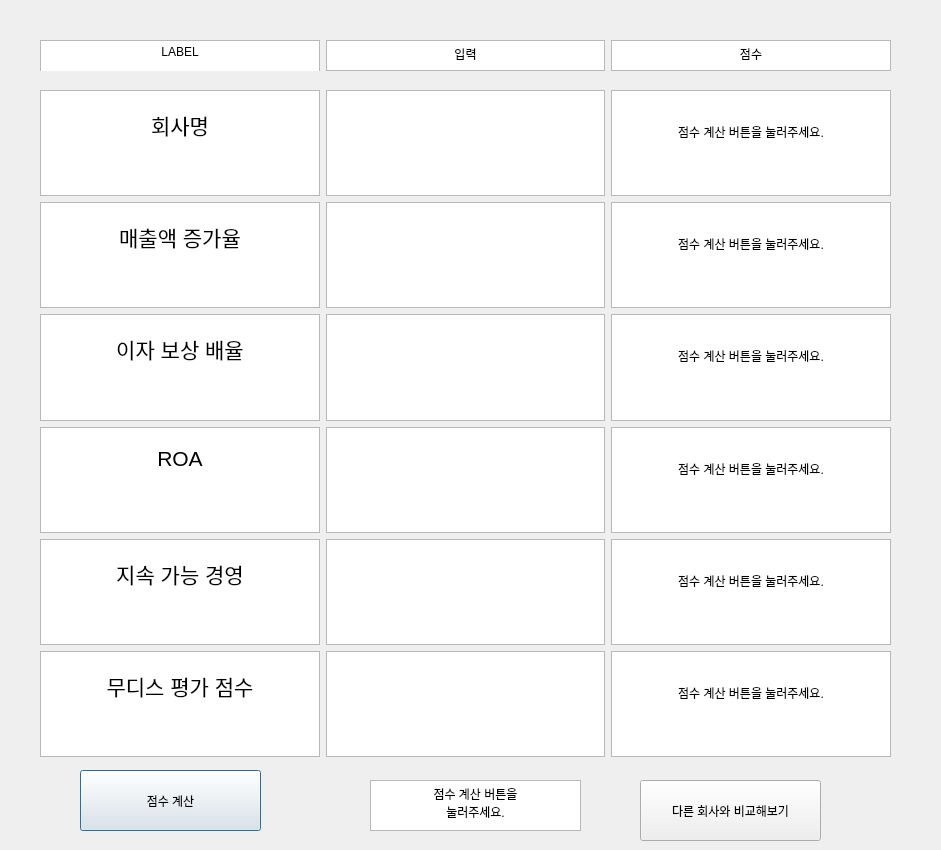
<?xml version="1.0" encoding="UTF-8"?>
<ui version="4.0">
 <class>Dialog</class>
 <widget class="QDialog" name="Dialog">
  <property name="geometry">
   <rect>
    <x>0</x>
    <y>0</y>
    <width>941</width>
    <height>850</height>
   </rect>
  </property>
  <property name="windowTitle">
   <string>Dialog</string>
  </property>
  <widget class="QWidget" name="verticalLayoutWidget">
   <property name="geometry">
    <rect>
     <x>40</x>
     <y>90</y>
     <width>851</width>
     <height>667</height>
    </rect>
   </property>
   <layout class="QVBoxLayout" name="verticalLayout">
    <item>
     <layout class="QHBoxLayout" name="horizontalLayout">
      <item>
       <widget class="QTextEdit" name="InputName1">
        <property name="html">
         <string>&lt;!DOCTYPE HTML PUBLIC &quot;-//W3C//DTD HTML 4.0//EN&quot; &quot;http://www.w3.org/TR/REC-html40/strict.dtd&quot;&gt;
&lt;html&gt;&lt;head&gt;&lt;meta name=&quot;qrichtext&quot; content=&quot;1&quot; /&gt;&lt;style type=&quot;text/css&quot;&gt;
p, li { white-space: pre-wrap; }
&lt;/style&gt;&lt;/head&gt;&lt;body style=&quot; font-family:'Gulim'; font-size:9pt; font-weight:400; font-style:normal;&quot;&gt;
&lt;p style=&quot;-qt-paragraph-type:empty; margin-top:0px; margin-bottom:0px; margin-left:0px; margin-right:0px; -qt-block-indent:0; text-indent:0px;&quot;&gt;&lt;br /&gt;&lt;/p&gt;
&lt;p align=&quot;center&quot; style=&quot; margin-top:0px; margin-bottom:0px; margin-left:0px; margin-right:0px; -qt-block-indent:0; text-indent:0px;&quot;&gt;&lt;span style=&quot; font-size:16pt;&quot;&gt;회사명&lt;/span&gt;&lt;/p&gt;
&lt;p align=&quot;center&quot; style=&quot;-qt-paragraph-type:empty; margin-top:0px; margin-bottom:0px; margin-left:0px; margin-right:0px; -qt-block-indent:0; text-indent:0px;&quot;&gt;&lt;br /&gt;&lt;/p&gt;&lt;/body&gt;&lt;/html&gt;</string>
        </property>
       </widget>
      </item>
      <item>
       <widget class="QTextEdit" name="Input1"/>
      </item>
      <item>
       <widget class="QTextEdit" name="Score1">
        <property name="html">
         <string>&lt;!DOCTYPE HTML PUBLIC &quot;-//W3C//DTD HTML 4.0//EN&quot; &quot;http://www.w3.org/TR/REC-html40/strict.dtd&quot;&gt;
&lt;html&gt;&lt;head&gt;&lt;meta name=&quot;qrichtext&quot; content=&quot;1&quot; /&gt;&lt;style type=&quot;text/css&quot;&gt;
p, li { white-space: pre-wrap; }
&lt;/style&gt;&lt;/head&gt;&lt;body style=&quot; font-family:'Gulim'; font-size:9pt; font-weight:400; font-style:normal;&quot;&gt;
&lt;p style=&quot;-qt-paragraph-type:empty; margin-top:0px; margin-bottom:0px; margin-left:0px; margin-right:0px; -qt-block-indent:0; text-indent:0px;&quot;&gt;&lt;br /&gt;&lt;/p&gt;
&lt;p align=&quot;center&quot; style=&quot;-qt-paragraph-type:empty; margin-top:0px; margin-bottom:0px; margin-left:0px; margin-right:0px; -qt-block-indent:0; text-indent:0px;&quot;&gt;&lt;br /&gt;&lt;/p&gt;
&lt;p align=&quot;center&quot; style=&quot; margin-top:0px; margin-bottom:0px; margin-left:0px; margin-right:0px; -qt-block-indent:0; text-indent:0px;&quot;&gt;점수 계산 버튼을 눌러주세요.&lt;/p&gt;&lt;/body&gt;&lt;/html&gt;</string>
        </property>
       </widget>
      </item>
     </layout>
    </item>
    <item>
     <layout class="QHBoxLayout" name="horizontalLayout_3">
      <item>
       <widget class="QTextEdit" name="InputName2">
        <property name="html">
         <string>&lt;!DOCTYPE HTML PUBLIC &quot;-//W3C//DTD HTML 4.0//EN&quot; &quot;http://www.w3.org/TR/REC-html40/strict.dtd&quot;&gt;
&lt;html&gt;&lt;head&gt;&lt;meta name=&quot;qrichtext&quot; content=&quot;1&quot; /&gt;&lt;style type=&quot;text/css&quot;&gt;
p, li { white-space: pre-wrap; }
&lt;/style&gt;&lt;/head&gt;&lt;body style=&quot; font-family:'Gulim'; font-size:9pt; font-weight:400; font-style:normal;&quot;&gt;
&lt;p style=&quot;-qt-paragraph-type:empty; margin-top:0px; margin-bottom:0px; margin-left:0px; margin-right:0px; -qt-block-indent:0; text-indent:0px;&quot;&gt;&lt;br /&gt;&lt;/p&gt;
&lt;p align=&quot;center&quot; style=&quot; margin-top:0px; margin-bottom:0px; margin-left:0px; margin-right:0px; -qt-block-indent:0; text-indent:0px;&quot;&gt;&lt;span style=&quot; font-size:16pt;&quot;&gt;매출액 증가율&lt;/span&gt;&lt;/p&gt;
&lt;p align=&quot;center&quot; style=&quot;-qt-paragraph-type:empty; margin-top:0px; margin-bottom:0px; margin-left:0px; margin-right:0px; -qt-block-indent:0; text-indent:0px;&quot;&gt;&lt;br /&gt;&lt;/p&gt;&lt;/body&gt;&lt;/html&gt;</string>
        </property>
       </widget>
      </item>
      <item>
       <widget class="QTextEdit" name="Input2"/>
      </item>
      <item>
       <widget class="QTextEdit" name="Score2">
        <property name="html">
         <string>&lt;!DOCTYPE HTML PUBLIC &quot;-//W3C//DTD HTML 4.0//EN&quot; &quot;http://www.w3.org/TR/REC-html40/strict.dtd&quot;&gt;
&lt;html&gt;&lt;head&gt;&lt;meta name=&quot;qrichtext&quot; content=&quot;1&quot; /&gt;&lt;style type=&quot;text/css&quot;&gt;
p, li { white-space: pre-wrap; }
&lt;/style&gt;&lt;/head&gt;&lt;body style=&quot; font-family:'Gulim'; font-size:9pt; font-weight:400; font-style:normal;&quot;&gt;
&lt;p style=&quot;-qt-paragraph-type:empty; margin-top:0px; margin-bottom:0px; margin-left:0px; margin-right:0px; -qt-block-indent:0; text-indent:0px;&quot;&gt;&lt;br /&gt;&lt;/p&gt;
&lt;p align=&quot;center&quot; style=&quot;-qt-paragraph-type:empty; margin-top:0px; margin-bottom:0px; margin-left:0px; margin-right:0px; -qt-block-indent:0; text-indent:0px;&quot;&gt;&lt;br /&gt;&lt;/p&gt;
&lt;p align=&quot;center&quot; style=&quot; margin-top:0px; margin-bottom:0px; margin-left:0px; margin-right:0px; -qt-block-indent:0; text-indent:0px;&quot;&gt;점수 계산 버튼을 눌러주세요.&lt;/p&gt;&lt;/body&gt;&lt;/html&gt;</string>
        </property>
       </widget>
      </item>
     </layout>
    </item>
    <item>
     <layout class="QHBoxLayout" name="horizontalLayout_2">
      <item>
       <widget class="QTextEdit" name="InputName3">
        <property name="html">
         <string>&lt;!DOCTYPE HTML PUBLIC &quot;-//W3C//DTD HTML 4.0//EN&quot; &quot;http://www.w3.org/TR/REC-html40/strict.dtd&quot;&gt;
&lt;html&gt;&lt;head&gt;&lt;meta name=&quot;qrichtext&quot; content=&quot;1&quot; /&gt;&lt;style type=&quot;text/css&quot;&gt;
p, li { white-space: pre-wrap; }
&lt;/style&gt;&lt;/head&gt;&lt;body style=&quot; font-family:'Gulim'; font-size:9pt; font-weight:400; font-style:normal;&quot;&gt;
&lt;p style=&quot;-qt-paragraph-type:empty; margin-top:0px; margin-bottom:0px; margin-left:0px; margin-right:0px; -qt-block-indent:0; text-indent:0px;&quot;&gt;&lt;br /&gt;&lt;/p&gt;
&lt;p align=&quot;center&quot; style=&quot; margin-top:0px; margin-bottom:0px; margin-left:0px; margin-right:0px; -qt-block-indent:0; text-indent:0px;&quot;&gt;&lt;span style=&quot; font-size:16pt;&quot;&gt;이자 보상 배율&lt;/span&gt;&lt;/p&gt;&lt;/body&gt;&lt;/html&gt;</string>
        </property>
       </widget>
      </item>
      <item>
       <widget class="QTextEdit" name="Input3"/>
      </item>
      <item>
       <widget class="QTextEdit" name="Score3">
        <property name="html">
         <string>&lt;!DOCTYPE HTML PUBLIC &quot;-//W3C//DTD HTML 4.0//EN&quot; &quot;http://www.w3.org/TR/REC-html40/strict.dtd&quot;&gt;
&lt;html&gt;&lt;head&gt;&lt;meta name=&quot;qrichtext&quot; content=&quot;1&quot; /&gt;&lt;style type=&quot;text/css&quot;&gt;
p, li { white-space: pre-wrap; }
&lt;/style&gt;&lt;/head&gt;&lt;body style=&quot; font-family:'Gulim'; font-size:9pt; font-weight:400; font-style:normal;&quot;&gt;
&lt;p style=&quot;-qt-paragraph-type:empty; margin-top:0px; margin-bottom:0px; margin-left:0px; margin-right:0px; -qt-block-indent:0; text-indent:0px;&quot;&gt;&lt;br /&gt;&lt;/p&gt;
&lt;p align=&quot;center&quot; style=&quot;-qt-paragraph-type:empty; margin-top:0px; margin-bottom:0px; margin-left:0px; margin-right:0px; -qt-block-indent:0; text-indent:0px;&quot;&gt;&lt;br /&gt;&lt;/p&gt;
&lt;p align=&quot;center&quot; style=&quot; margin-top:0px; margin-bottom:0px; margin-left:0px; margin-right:0px; -qt-block-indent:0; text-indent:0px;&quot;&gt;점수 계산 버튼을 눌러주세요.&lt;/p&gt;&lt;/body&gt;&lt;/html&gt;</string>
        </property>
       </widget>
      </item>
     </layout>
    </item>
    <item>
     <layout class="QHBoxLayout" name="horizontalLayout_4">
      <item>
       <widget class="QTextEdit" name="InputName4">
        <property name="html">
         <string>&lt;!DOCTYPE HTML PUBLIC &quot;-//W3C//DTD HTML 4.0//EN&quot; &quot;http://www.w3.org/TR/REC-html40/strict.dtd&quot;&gt;
&lt;html&gt;&lt;head&gt;&lt;meta name=&quot;qrichtext&quot; content=&quot;1&quot; /&gt;&lt;style type=&quot;text/css&quot;&gt;
p, li { white-space: pre-wrap; }
&lt;/style&gt;&lt;/head&gt;&lt;body style=&quot; font-family:'Gulim'; font-size:9pt; font-weight:400; font-style:normal;&quot;&gt;
&lt;p style=&quot;-qt-paragraph-type:empty; margin-top:0px; margin-bottom:0px; margin-left:0px; margin-right:0px; -qt-block-indent:0; text-indent:0px;&quot;&gt;&lt;br /&gt;&lt;/p&gt;
&lt;p align=&quot;center&quot; style=&quot; margin-top:0px; margin-bottom:0px; margin-left:0px; margin-right:0px; -qt-block-indent:0; text-indent:0px;&quot;&gt;&lt;span style=&quot; font-size:16pt;&quot;&gt;ROA&lt;/span&gt;&lt;/p&gt;
&lt;p align=&quot;center&quot; style=&quot;-qt-paragraph-type:empty; margin-top:0px; margin-bottom:0px; margin-left:0px; margin-right:0px; -qt-block-indent:0; text-indent:0px;&quot;&gt;&lt;br /&gt;&lt;/p&gt;&lt;/body&gt;&lt;/html&gt;</string>
        </property>
       </widget>
      </item>
      <item>
       <widget class="QTextEdit" name="Input4"/>
      </item>
      <item>
       <widget class="QTextEdit" name="Score4">
        <property name="html">
         <string>&lt;!DOCTYPE HTML PUBLIC &quot;-//W3C//DTD HTML 4.0//EN&quot; &quot;http://www.w3.org/TR/REC-html40/strict.dtd&quot;&gt;
&lt;html&gt;&lt;head&gt;&lt;meta name=&quot;qrichtext&quot; content=&quot;1&quot; /&gt;&lt;style type=&quot;text/css&quot;&gt;
p, li { white-space: pre-wrap; }
&lt;/style&gt;&lt;/head&gt;&lt;body style=&quot; font-family:'Gulim'; font-size:9pt; font-weight:400; font-style:normal;&quot;&gt;
&lt;p style=&quot;-qt-paragraph-type:empty; margin-top:0px; margin-bottom:0px; margin-left:0px; margin-right:0px; -qt-block-indent:0; text-indent:0px;&quot;&gt;&lt;br /&gt;&lt;/p&gt;
&lt;p align=&quot;center&quot; style=&quot;-qt-paragraph-type:empty; margin-top:0px; margin-bottom:0px; margin-left:0px; margin-right:0px; -qt-block-indent:0; text-indent:0px;&quot;&gt;&lt;br /&gt;&lt;/p&gt;
&lt;p align=&quot;center&quot; style=&quot; margin-top:0px; margin-bottom:0px; margin-left:0px; margin-right:0px; -qt-block-indent:0; text-indent:0px;&quot;&gt;점수 계산 버튼을 눌러주세요.&lt;/p&gt;&lt;/body&gt;&lt;/html&gt;</string>
        </property>
       </widget>
      </item>
     </layout>
    </item>
    <item>
     <layout class="QHBoxLayout" name="horizontalLayout_6">
      <item>
       <widget class="QTextEdit" name="InputName5">
        <property name="html">
         <string>&lt;!DOCTYPE HTML PUBLIC &quot;-//W3C//DTD HTML 4.0//EN&quot; &quot;http://www.w3.org/TR/REC-html40/strict.dtd&quot;&gt;
&lt;html&gt;&lt;head&gt;&lt;meta name=&quot;qrichtext&quot; content=&quot;1&quot; /&gt;&lt;style type=&quot;text/css&quot;&gt;
p, li { white-space: pre-wrap; }
&lt;/style&gt;&lt;/head&gt;&lt;body style=&quot; font-family:'Gulim'; font-size:9pt; font-weight:400; font-style:normal;&quot;&gt;
&lt;p style=&quot;-qt-paragraph-type:empty; margin-top:0px; margin-bottom:0px; margin-left:0px; margin-right:0px; -qt-block-indent:0; text-indent:0px;&quot;&gt;&lt;br /&gt;&lt;/p&gt;
&lt;p align=&quot;center&quot; style=&quot; margin-top:0px; margin-bottom:0px; margin-left:0px; margin-right:0px; -qt-block-indent:0; text-indent:0px;&quot;&gt;&lt;span style=&quot; font-size:16pt;&quot;&gt;지속 가능 경영&lt;/span&gt;&lt;/p&gt;&lt;/body&gt;&lt;/html&gt;</string>
        </property>
       </widget>
      </item>
      <item>
       <widget class="QTextEdit" name="Input5"/>
      </item>
      <item>
       <widget class="QTextEdit" name="Score5">
        <property name="html">
         <string>&lt;!DOCTYPE HTML PUBLIC &quot;-//W3C//DTD HTML 4.0//EN&quot; &quot;http://www.w3.org/TR/REC-html40/strict.dtd&quot;&gt;
&lt;html&gt;&lt;head&gt;&lt;meta name=&quot;qrichtext&quot; content=&quot;1&quot; /&gt;&lt;style type=&quot;text/css&quot;&gt;
p, li { white-space: pre-wrap; }
&lt;/style&gt;&lt;/head&gt;&lt;body style=&quot; font-family:'Gulim'; font-size:9pt; font-weight:400; font-style:normal;&quot;&gt;
&lt;p style=&quot;-qt-paragraph-type:empty; margin-top:0px; margin-bottom:0px; margin-left:0px; margin-right:0px; -qt-block-indent:0; text-indent:0px;&quot;&gt;&lt;br /&gt;&lt;/p&gt;
&lt;p align=&quot;center&quot; style=&quot;-qt-paragraph-type:empty; margin-top:0px; margin-bottom:0px; margin-left:0px; margin-right:0px; -qt-block-indent:0; text-indent:0px;&quot;&gt;&lt;br /&gt;&lt;/p&gt;
&lt;p align=&quot;center&quot; style=&quot; margin-top:0px; margin-bottom:0px; margin-left:0px; margin-right:0px; -qt-block-indent:0; text-indent:0px;&quot;&gt;점수 계산 버튼을 눌러주세요.&lt;/p&gt;&lt;/body&gt;&lt;/html&gt;</string>
        </property>
       </widget>
      </item>
     </layout>
    </item>
    <item>
     <layout class="QHBoxLayout" name="horizontalLayout_7">
      <item>
       <widget class="QTextEdit" name="InputName6">
        <property name="html">
         <string>&lt;!DOCTYPE HTML PUBLIC &quot;-//W3C//DTD HTML 4.0//EN&quot; &quot;http://www.w3.org/TR/REC-html40/strict.dtd&quot;&gt;
&lt;html&gt;&lt;head&gt;&lt;meta name=&quot;qrichtext&quot; content=&quot;1&quot; /&gt;&lt;style type=&quot;text/css&quot;&gt;
p, li { white-space: pre-wrap; }
&lt;/style&gt;&lt;/head&gt;&lt;body style=&quot; font-family:'Gulim'; font-size:9pt; font-weight:400; font-style:normal;&quot;&gt;
&lt;p style=&quot;-qt-paragraph-type:empty; margin-top:0px; margin-bottom:0px; margin-left:0px; margin-right:0px; -qt-block-indent:0; text-indent:0px;&quot;&gt;&lt;br /&gt;&lt;/p&gt;
&lt;p align=&quot;center&quot; style=&quot; margin-top:0px; margin-bottom:0px; margin-left:0px; margin-right:0px; -qt-block-indent:0; text-indent:0px;&quot;&gt;&lt;span style=&quot; font-size:16pt;&quot;&gt;무디스 평가 점수&lt;/span&gt;&lt;/p&gt;&lt;/body&gt;&lt;/html&gt;</string>
        </property>
       </widget>
      </item>
      <item>
       <widget class="QTextEdit" name="Input6"/>
      </item>
      <item>
       <widget class="QTextEdit" name="Score6">
        <property name="html">
         <string>&lt;!DOCTYPE HTML PUBLIC &quot;-//W3C//DTD HTML 4.0//EN&quot; &quot;http://www.w3.org/TR/REC-html40/strict.dtd&quot;&gt;
&lt;html&gt;&lt;head&gt;&lt;meta name=&quot;qrichtext&quot; content=&quot;1&quot; /&gt;&lt;style type=&quot;text/css&quot;&gt;
p, li { white-space: pre-wrap; }
&lt;/style&gt;&lt;/head&gt;&lt;body style=&quot; font-family:'Gulim'; font-size:9pt; font-weight:400; font-style:normal;&quot;&gt;
&lt;p style=&quot;-qt-paragraph-type:empty; margin-top:0px; margin-bottom:0px; margin-left:0px; margin-right:0px; -qt-block-indent:0; text-indent:0px;&quot;&gt;&lt;br /&gt;&lt;/p&gt;
&lt;p align=&quot;center&quot; style=&quot;-qt-paragraph-type:empty; margin-top:0px; margin-bottom:0px; margin-left:0px; margin-right:0px; -qt-block-indent:0; text-indent:0px;&quot;&gt;&lt;br /&gt;&lt;/p&gt;
&lt;p align=&quot;center&quot; style=&quot; margin-top:0px; margin-bottom:0px; margin-left:0px; margin-right:0px; -qt-block-indent:0; text-indent:0px;&quot;&gt;점수 계산 버튼을 눌러주세요.&lt;/p&gt;&lt;/body&gt;&lt;/html&gt;</string>
        </property>
       </widget>
      </item>
     </layout>
    </item>
   </layout>
  </widget>
  <widget class="QPushButton" name="Scorebutton">
   <property name="geometry">
    <rect>
     <x>80</x>
     <y>770</y>
     <width>181</width>
     <height>61</height>
    </rect>
   </property>
   <property name="text">
    <string>점수 계산</string>
   </property>
  </widget>
  <widget class="QPushButton" name="Nextbutton">
   <property name="geometry">
    <rect>
     <x>640</x>
     <y>780</y>
     <width>181</width>
     <height>61</height>
    </rect>
   </property>
   <property name="text">
    <string>다른 회사와 비교해보기</string>
   </property>
  </widget>
  <widget class="QTextEdit" name="Score7">
   <property name="geometry">
    <rect>
     <x>370</x>
     <y>780</y>
     <width>211</width>
     <height>51</height>
    </rect>
   </property>
   <property name="html">
    <string>&lt;!DOCTYPE HTML PUBLIC &quot;-//W3C//DTD HTML 4.0//EN&quot; &quot;http://www.w3.org/TR/REC-html40/strict.dtd&quot;&gt;
&lt;html&gt;&lt;head&gt;&lt;meta name=&quot;qrichtext&quot; content=&quot;1&quot; /&gt;&lt;style type=&quot;text/css&quot;&gt;
p, li { white-space: pre-wrap; }
&lt;/style&gt;&lt;/head&gt;&lt;body style=&quot; font-family:'Gulim'; font-size:9pt; font-weight:400; font-style:normal;&quot;&gt;
&lt;p align=&quot;center&quot; style=&quot; margin-top:0px; margin-bottom:0px; margin-left:0px; margin-right:0px; -qt-block-indent:0; text-indent:0px;&quot;&gt;점수 계산 버튼을&lt;/p&gt;
&lt;p align=&quot;center&quot; style=&quot; margin-top:0px; margin-bottom:0px; margin-left:0px; margin-right:0px; -qt-block-indent:0; text-indent:0px;&quot;&gt;눌러주세요.&lt;/p&gt;&lt;/body&gt;&lt;/html&gt;</string>
   </property>
  </widget>
  <widget class="QWidget" name="">
   <property name="geometry">
    <rect>
     <x>40</x>
     <y>40</y>
     <width>851</width>
     <height>31</height>
    </rect>
   </property>
   <layout class="QHBoxLayout" name="horizontalLayout_8">
    <item>
     <widget class="QTextEdit" name="LABEL1">
      <property name="minimumSize">
       <size>
        <width>198</width>
        <height>87</height>
       </size>
      </property>
      <property name="html">
       <string>&lt;!DOCTYPE HTML PUBLIC &quot;-//W3C//DTD HTML 4.0//EN&quot; &quot;http://www.w3.org/TR/REC-html40/strict.dtd&quot;&gt;
&lt;html&gt;&lt;head&gt;&lt;meta name=&quot;qrichtext&quot; content=&quot;1&quot; /&gt;&lt;style type=&quot;text/css&quot;&gt;
p, li { white-space: pre-wrap; }
&lt;/style&gt;&lt;/head&gt;&lt;body style=&quot; font-family:'Gulim'; font-size:9pt; font-weight:400; font-style:normal;&quot;&gt;
&lt;p align=&quot;center&quot; style=&quot; margin-top:0px; margin-bottom:0px; margin-left:0px; margin-right:0px; -qt-block-indent:0; text-indent:0px;&quot;&gt;LABEL&lt;/p&gt;
&lt;p align=&quot;center&quot; style=&quot;-qt-paragraph-type:empty; margin-top:0px; margin-bottom:0px; margin-left:0px; margin-right:0px; -qt-block-indent:0; text-indent:0px;&quot;&gt;&lt;br /&gt;&lt;/p&gt;&lt;/body&gt;&lt;/html&gt;</string>
      </property>
     </widget>
    </item>
    <item>
     <widget class="QTextEdit" name="LABEL2">
      <property name="html">
       <string>&lt;!DOCTYPE HTML PUBLIC &quot;-//W3C//DTD HTML 4.0//EN&quot; &quot;http://www.w3.org/TR/REC-html40/strict.dtd&quot;&gt;
&lt;html&gt;&lt;head&gt;&lt;meta name=&quot;qrichtext&quot; content=&quot;1&quot; /&gt;&lt;style type=&quot;text/css&quot;&gt;
p, li { white-space: pre-wrap; }
&lt;/style&gt;&lt;/head&gt;&lt;body style=&quot; font-family:'Gulim'; font-size:9pt; font-weight:400; font-style:normal;&quot;&gt;
&lt;p align=&quot;center&quot; style=&quot; margin-top:0px; margin-bottom:0px; margin-left:0px; margin-right:0px; -qt-block-indent:0; text-indent:0px;&quot;&gt;입력&lt;/p&gt;&lt;/body&gt;&lt;/html&gt;</string>
      </property>
     </widget>
    </item>
    <item>
     <widget class="QTextEdit" name="LABEL3">
      <property name="html">
       <string>&lt;!DOCTYPE HTML PUBLIC &quot;-//W3C//DTD HTML 4.0//EN&quot; &quot;http://www.w3.org/TR/REC-html40/strict.dtd&quot;&gt;
&lt;html&gt;&lt;head&gt;&lt;meta name=&quot;qrichtext&quot; content=&quot;1&quot; /&gt;&lt;style type=&quot;text/css&quot;&gt;
p, li { white-space: pre-wrap; }
&lt;/style&gt;&lt;/head&gt;&lt;body style=&quot; font-family:'Gulim'; font-size:9pt; font-weight:400; font-style:normal;&quot;&gt;
&lt;p align=&quot;center&quot; style=&quot; margin-top:0px; margin-bottom:0px; margin-left:0px; margin-right:0px; -qt-block-indent:0; text-indent:0px;&quot;&gt;점수&lt;/p&gt;&lt;/body&gt;&lt;/html&gt;</string>
      </property>
     </widget>
    </item>
   </layout>
   <zorder>LABEL2</zorder>
   <zorder>LABEL3</zorder>
   <zorder>LABEL1</zorder>
  </widget>
 </widget>
 <resources/>
 <connections/>
</ui>
